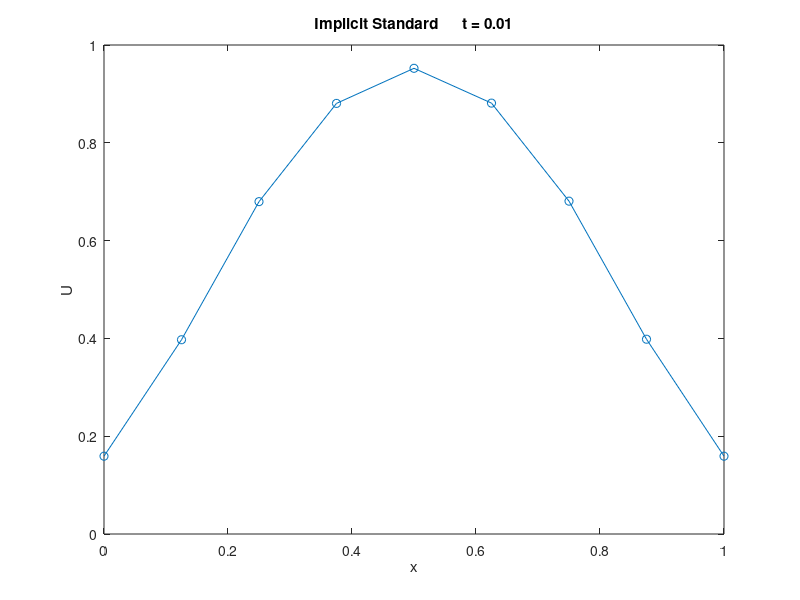
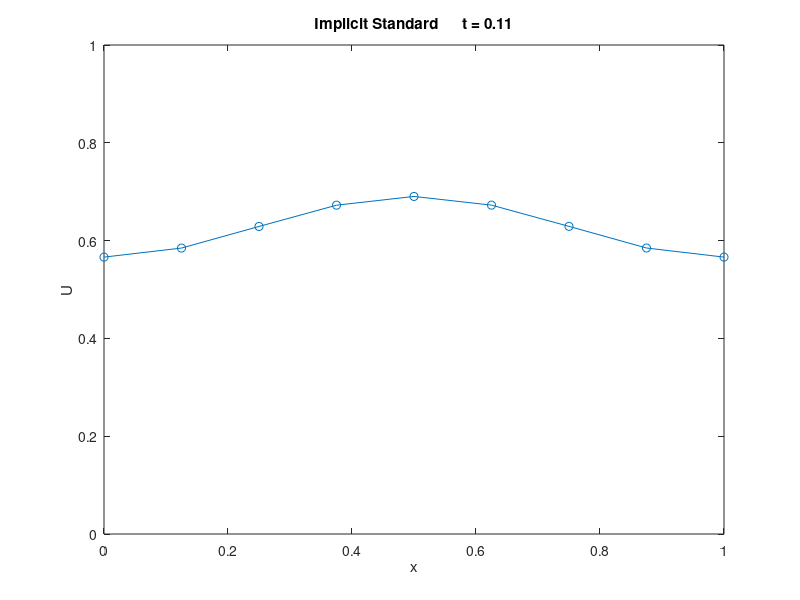
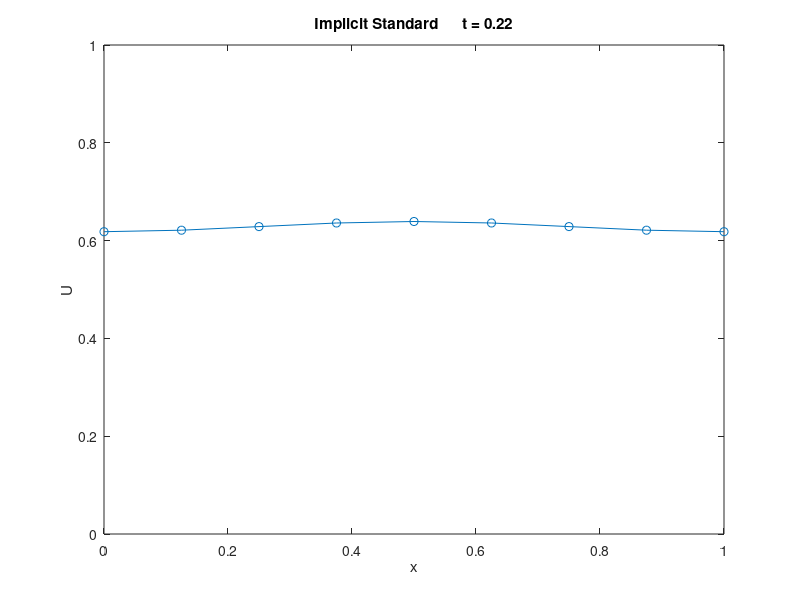
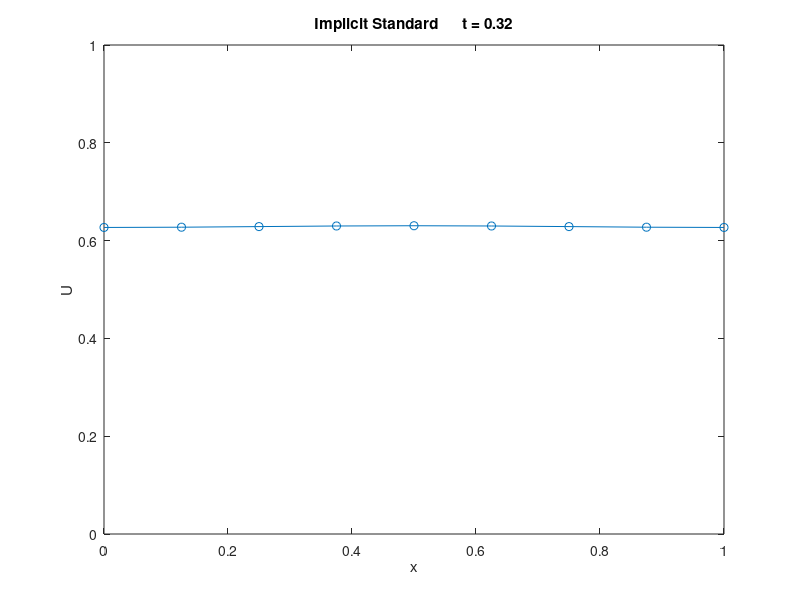

Write MATLAB code to recreate these figures, in order. (Note: this script raises an error after producing the figures.)
## Heat Equation with periodic boundary conditions.
clf;
clc;
clear all;

addpath('./mole_MATLAB/')

#### Settings #####
explicit = 0;
plots = true;
plot_frequency = 10;
skip_standard = false;

##################################

## Shared problem parameters #####

## Heat Equation
alpha = 0.5; # thermal diffusivity.

# X Domain
a = 0;
b = 1;

# Time Domain
t0 = 0;
tf = 0.5;

##################################

## Implicit "Standard" Finite Differences Approach

# X discretization
N = 8; # number of grid points
dx = (b-a)/N;
x = [0:dx:(b-dx)]'; # solution domain is u(0) to u(N) {u(x(0)) = u(x(N+1))}
x_display = [x; b];

# Time discretization
t = t0;
dt = (dx^2) / (3 * alpha); # Von Neumann stability condition.

timesteps = 0;

# Initial Condition
u0 = sin(3.14 * x);
u_display = [u0; u0(1)];
u = u0;
unew = u0;

# Finite Difference Operator Matrix
v = alpha*dt/dx^2;
a0 = v*ones(N, 1);
a1 = -2*v*ones(N, 1);
A = spdiags([a0 a1 a0], [-1 0 1], N, N);
A(1, N) = v;
A(N, 1) = v;

if (explicit)
  FD = speye(size(A)) + A;
else
  FD = speye(size(A)) - A;
endif

figures_so_far = 1;

if (!skip_standard)
# Integrate
while (t < tf)
    # update U
    if (explicit)
      unew = FD * u;
      u = unew;
    else
      unew = FD \ u;
      u = unew;
    endif

    # timestep
    timesteps = timesteps+1;
    t = timesteps*dt;

    # Make a plot every few timesteps.
    if (plots && (mod(timesteps-1, plot_frequency) == 0 || t >= tf))
      u_display = [u; u(1)];
      figure(figures_so_far);
      figures_so_far = figures_so_far + 1;
      plot(x_display, u_display, 'o-');
      str = sprintf('Implicit Standard \t t = %.2f', t);
      title(str)
      xlabel('x')
      ylabel('U')
      xlim([a b]);
      ylim([0 1]);
    endif
end
endif
##################################


## Implicit Mimetic Finite Differences Approach

# X discretization
N = (N ); # chosen so FD and MFD matrix have same dimensions
dx = (b-a)/N;
x = [a (a+dx/2):dx:(b-dx/2) b]';
x_display = [x; b];

# Time discretization
t = t0;
timesteps = 0;
dt = dx^2/(3*alpha); # Von Neumann Stability Criterion

# Initial Condition
u0 = sin(3.14 * x);
u0(1) = 0; # first/last index holds B.C, we want 0.
u0(end) = 0;
u_display = [u0; u0(1)];
u = u0;
unew = u0;

# Mimetic Operator Matrix
order = 2;

# Instead of using MOLE's lap(), construct laplacian from div and grad ourselves.
# This lets us impose boundary conditions on D and G as needed.
D = div(order, N, dx); % 1D Mimetic divergence operator
G = grad(order, N, dx);

% Periodic BC imposed on the divergence operator
D(1,2) = 1/(2*dx);
D(1,end-1) = -1/(2*dx);
D(end,2) = 1/(2*dx);
D(end,end-1) = -1/(2*dx);

# Periodic BC imposed on the gradient operator
temp = G(end, :);
G(end,:) = G(end,:) - G(1,:);
G(1,:) = G(1,:) - temp;

L = D*G;

if (explicit)
  MFD = speye(size(L)) + alpha*dt*L;
else
  MFD = speye(size(L)) - alpha*dt*L;
endif

# Integrate
while (t < tf)
    # update U
    if (explicit)
      unew = MFD * u;
      u = unew;
    else
      unew = MFD \ u;
      u = unew;
    endif

    # timestep
    timesteps = timesteps+1;
    t = timesteps*dt;

    # Make a plot every few timesteps.
    if (plots && (mod(timesteps-1, plot_frequency) == 0 || t >= tf))
      figure(figures_so_far);
      figures_so_far = figures_so_far + 1;
      plot(x, u, 'o-');
      str = sprintf('Implicit Mimetic \t t = %.2f', t);
      title(str)
      xlabel('x')
      ylabel('U')
      xlim([a b]);
      ylim([0 1]);
    endif
end

##################################
